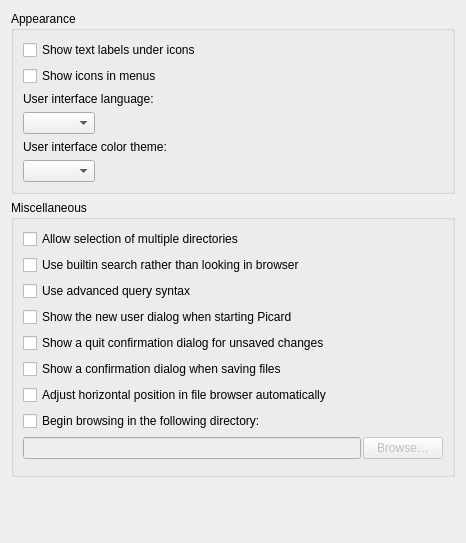
<?xml version="1.0" encoding="UTF-8"?>
<ui version="4.0">
 <class>InterfaceOptionsPage</class>
 <widget class="QWidget" name="InterfaceOptionsPage">
  <property name="geometry">
   <rect>
    <x>0</x>
    <y>0</y>
    <width>466</width>
    <height>543</height>
   </rect>
  </property>
  <layout class="QVBoxLayout">
   <item>
    <widget class="QGroupBox" name="groupBox">
     <property name="title">
      <string>Appearance</string>
     </property>
     <layout class="QVBoxLayout" name="verticalLayout_3">
      <item>
       <widget class="QCheckBox" name="toolbar_show_labels">
        <property name="text">
         <string>Show text labels under icons</string>
        </property>
       </widget>
      </item>
      <item>
       <widget class="QCheckBox" name="show_menu_icons">
        <property name="text">
         <string>Show icons in menus</string>
        </property>
       </widget>
      </item>
      <item>
       <widget class="QLabel" name="label">
        <property name="text">
         <string>User interface language:</string>
        </property>
       </widget>
      </item>
      <item>
       <layout class="QHBoxLayout" name="horizontalLayout">
        <item>
         <widget class="QComboBox" name="ui_language"/>
        </item>
        <item>
         <spacer name="horizontalSpacer">
          <property name="orientation">
           <enum>Qt::Horizontal</enum>
          </property>
          <property name="sizeHint" stdset="0">
           <size>
            <width>40</width>
            <height>20</height>
           </size>
          </property>
         </spacer>
        </item>
       </layout>
      </item>
      <item>
       <widget class="QLabel" name="label_theme">
        <property name="text">
         <string>User interface color theme:</string>
        </property>
       </widget>
      </item>
      <item>
       <layout class="QHBoxLayout" name="horizontalLayout_2">
        <item>
         <widget class="QComboBox" name="ui_theme"/>
        </item>
        <item>
         <spacer name="horizontalSpacer_2">
          <property name="orientation">
           <enum>Qt::Horizontal</enum>
          </property>
          <property name="sizeHint" stdset="0">
           <size>
            <width>40</width>
            <height>20</height>
           </size>
          </property>
         </spacer>
        </item>
       </layout>
      </item>
     </layout>
    </widget>
   </item>
   <item>
    <widget class="QGroupBox" name="miscellaneous_box">
     <property name="title">
      <string>Miscellaneous</string>
     </property>
     <layout class="QVBoxLayout">
      <item>
       <widget class="QCheckBox" name="toolbar_multiselect">
        <property name="text">
         <string>Allow selection of multiple directories</string>
        </property>
       </widget>
      </item>
      <item>
       <widget class="QCheckBox" name="builtin_search">
        <property name="text">
         <string>Use builtin search rather than looking in browser</string>
        </property>
       </widget>
      </item>
      <item>
       <widget class="QCheckBox" name="use_adv_search_syntax">
        <property name="text">
         <string>Use advanced query syntax</string>
        </property>
       </widget>
      </item>
      <item>
       <widget class="QCheckBox" name="new_user_dialog">
        <property name="text">
         <string>Show the new user dialog when starting Picard</string>
        </property>
       </widget>
      </item>
      <item>
       <widget class="QCheckBox" name="quit_confirmation">
        <property name="text">
         <string>Show a quit confirmation dialog for unsaved changes</string>
        </property>
       </widget>
      </item>
      <item>
       <widget class="QCheckBox" name="file_save_warning">
        <property name="text">
         <string>Show a confirmation dialog when saving files</string>
        </property>
       </widget>
      </item>
      <item>
       <widget class="QCheckBox" name="filebrowser_horizontal_autoscroll">
        <property name="text">
         <string>Adjust horizontal position in file browser automatically</string>
        </property>
       </widget>
      </item>
      <item>
       <widget class="QCheckBox" name="starting_directory">
        <property name="text">
         <string>Begin browsing in the following directory:</string>
        </property>
       </widget>
      </item>
      <item>
       <layout class="QHBoxLayout" name="horizontalLayout_4">
        <property name="spacing">
         <number>2</number>
        </property>
        <item>
         <widget class="QLineEdit" name="starting_directory_path">
          <property name="enabled">
           <bool>false</bool>
          </property>
         </widget>
        </item>
        <item>
         <widget class="QPushButton" name="starting_directory_browse">
          <property name="enabled">
           <bool>false</bool>
          </property>
          <property name="text">
           <string>Browse…</string>
          </property>
         </widget>
        </item>
       </layout>
      </item>
      <item>
       <widget class="QWidget" name="ui_theme_container" native="true">
        <property name="enabled">
         <bool>true</bool>
        </property>
        <layout class="QVBoxLayout" name="verticalLayout_2">
         <property name="leftMargin">
          <number>0</number>
         </property>
         <property name="topMargin">
          <number>0</number>
         </property>
         <property name="rightMargin">
          <number>0</number>
         </property>
         <property name="bottomMargin">
          <number>0</number>
         </property>
        </layout>
       </widget>
      </item>
     </layout>
    </widget>
   </item>
   <item>
    <spacer name="verticalSpacer">
     <property name="orientation">
      <enum>Qt::Vertical</enum>
     </property>
     <property name="sizeHint" stdset="0">
      <size>
       <width>20</width>
       <height>40</height>
      </size>
     </property>
    </spacer>
   </item>
  </layout>
 </widget>
 <tabstops>
  <tabstop>toolbar_show_labels</tabstop>
  <tabstop>show_menu_icons</tabstop>
  <tabstop>ui_language</tabstop>
  <tabstop>ui_theme</tabstop>
  <tabstop>toolbar_multiselect</tabstop>
  <tabstop>builtin_search</tabstop>
  <tabstop>use_adv_search_syntax</tabstop>
  <tabstop>new_user_dialog</tabstop>
  <tabstop>quit_confirmation</tabstop>
  <tabstop>file_save_warning</tabstop>
  <tabstop>filebrowser_horizontal_autoscroll</tabstop>
  <tabstop>starting_directory</tabstop>
  <tabstop>starting_directory_path</tabstop>
  <tabstop>starting_directory_browse</tabstop>
 </tabstops>
 <resources/>
 <connections/>
</ui>
